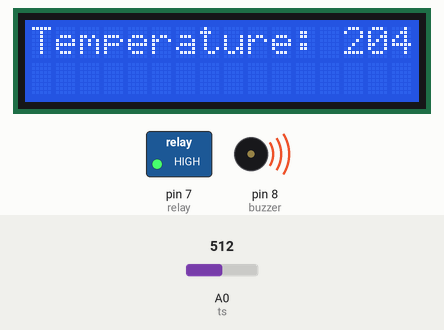
Simulated run of this sketch. Board: Arduino Uno, built with avr-gcc and run on an emulated ATmega328P. Shown: 16×2 character LCD, switched loads named in the sketch (green lamp = pin HIGH), buzzer (waves = sounding, pin HIGH). The inputs (shaded band) are chosen by the test bench; at power-on: A0 (ts) = 512. What the sketch prints to the serial monitor is not drawn.

Above: at 1.6 s.
1.7 s: A0 (ts) set to 181
At 2.9 s:
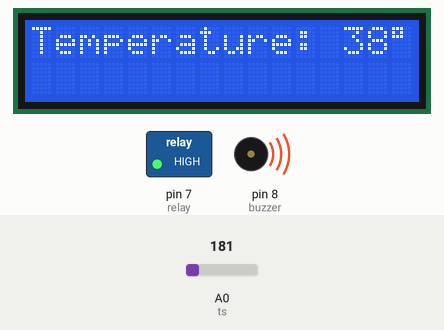
3.5 s: A0 (ts) set to 163
At 4.4 s:
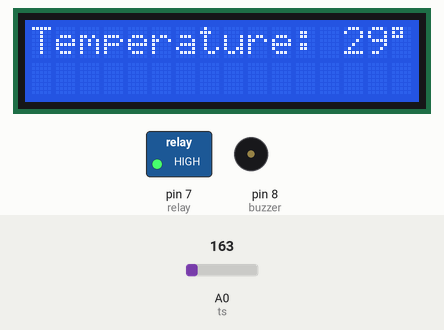
5.5 s: A0 (ts) set to 122
At 7.2 s:
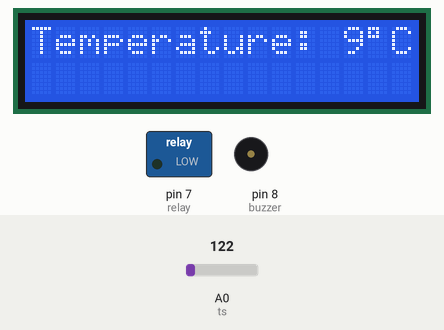
Timing chart, 0 to 8.7 s (numbered marks = the images above; inputs shaded):
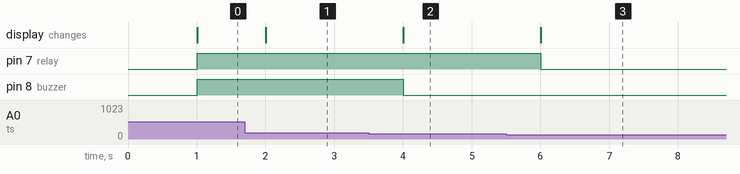

The sketch:

P4_Temperature_Monitored_Fan.ino
```cpp
#include <LiquidCrystal.h>

// LCD Pin Configuration
byte rs = 12, en = 11, d4 = 5, d5 = 4, d6 = 3, d7 = 2;
LiquidCrystal lcd(rs, en, d4, d5, d6, d7);

// Temperature Sensor Pin
const byte ts = A0;
const byte buzzer = 8; // Buzzer Pin
const byte relay = 7; // Relay Pin for Fan Control

// Calibration Constants
const int X1 = 104, X2 = 155;
const int Y1 = 0, Y2 = 25;
const float m = 0.5;  // Slope (Y2-Y1) / (X2-X1)

// Temperature Thresholds
const int overheatThreshold = 30; // Temperature to turn on fan
const int ambientThreshold = 25;  // Temperature to turn off fan

// Timer for Sensor Reading
unsigned long previousMillis = 0;
const long interval = 1000;  // Read temperature every 1000ms

// Fan State
bool fanState = false;

void setup() {
  lcd.begin(16, 2);
  pinMode(ts, INPUT);
  pinMode(buzzer, OUTPUT);
  pinMode(relay, OUTPUT);
  digitalWrite(buzzer, LOW); // Ensure buzzer is off at startup
  digitalWrite(relay, LOW); // Ensure fan is off at startup
  Serial.begin(9600);
}

void loop() {
  unsigned long currentMillis = millis();

  if (currentMillis - previousMillis >= interval) {
    previousMillis = currentMillis;

    // Sensor Reading
    int SV = analogRead(ts);

    // Temperature Calculation
    int Temp = (SV - X1) * m;

    // LCD Display
    lcd.clear();
    lcd.setCursor(0, 0);
    lcd.print("Temperature: ");
    lcd.print(Temp);
    lcd.print((char)223); // Degree Symbol
    lcd.print("C");

    // Serial Monitor Output
    Serial.print("Sensor Value: ");
    Serial.print(SV);
    Serial.print(" | Temperature: ");
    Serial.print(Temp);
    Serial.println("C");

    // Buzzer Activation for Overheating
    if (Temp >= overheatThreshold) {
      digitalWrite(buzzer, HIGH);
    } else {
      digitalWrite(buzzer, LOW);
    }

    // Fan Control using Relay
    if (Temp >= overheatThreshold) {
      if (!fanState) {
        digitalWrite(relay, HIGH); // Turn on fan
        fanState = true;
      }
    } else if (Temp <= ambientThreshold) {
      if (fanState) {
        digitalWrite(relay, LOW); // Turn off fan
        fanState = false;
      }
    }
  }
}
```

Measured:
- the behaviour switches between 164 and 163 on A0 (ts) (found by bisection; images 1 and 2)
- after the input at 1.7 s, the display: changes after 0.31 s (image 1)
- after the input at 3.5 s, pin 8 (buzzer): HIGH → LOW after 0.51 s; the display: changes after 0.51 s (image 2)
- after the input at 5.5 s, pin 7 (relay): HIGH → LOW after 0.51 s; the display: changes after 0.51 s (image 3)
